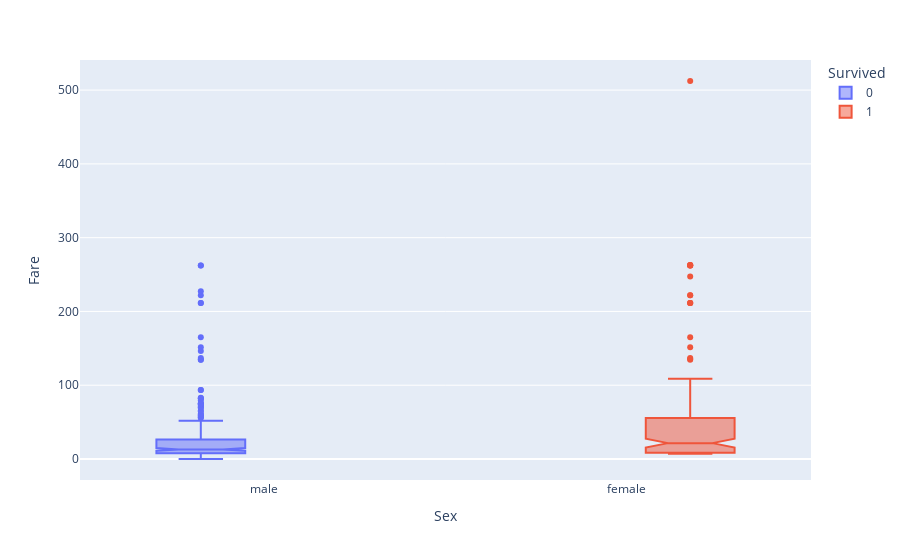

Notebook code cell kept with this figure:
### Code cell
# boxplot using plotly 
import plotly.express as px
fig = px.box(df, x="Sex", y="Fare", color="Survived", notched=True)
fig.show()

### Figure 1 — Plotly figure (JSON) as saved in the notebook; plotly's stock layout.template omitted (floating-point values rounded to 4 significant figures; data arrays with more than 128 entries replaced by an {"elided": "..."} marker saying what was removed)
{"data": [{"alignmentgroup": "True", "hovertemplate": "Survived=0<br>Sex=%{x}<br>Fare=%{y}<extra></extra>", "legendgroup": "0", "marker": {"color": "#636efa"}, "name": "0", "notched": true, "offsetgroup": "0", "orientation": "v", "showlegend": true, "type": "box", "x": {"elided": "266 str values"}, "x0": " ", "xaxis": "x", "y": {"elided": "266 float values"}, "y0": " ", "yaxis": "y"}, {"alignmentgroup": "True", "hovertemplate": "Survived=1<br>Sex=%{x}<br>Fare=%{y}<extra></extra>", "legendgroup": "1", "marker": {"color": "#EF553B"}, "name": "1", "notched": true, "offsetgroup": "1", "orientation": "v", "showlegend": true, "type": "box", "x": {"elided": "152 str values"}, "x0": " ", "xaxis": "x", "y": {"elided": "152 float values"}, "y0": " ", "yaxis": "y"}], "layout": {"boxmode": "group", "legend": {"title": {"text": "Survived"}, "tracegroupgap": 0}, "margin": {"t": 60}, "xaxis": {"anchor": "y", "domain": [0, 1], "title": {"text": "Sex"}}, "yaxis": {"anchor": "x", "domain": [0, 1], "title": {"text": "Fare"}}}}
